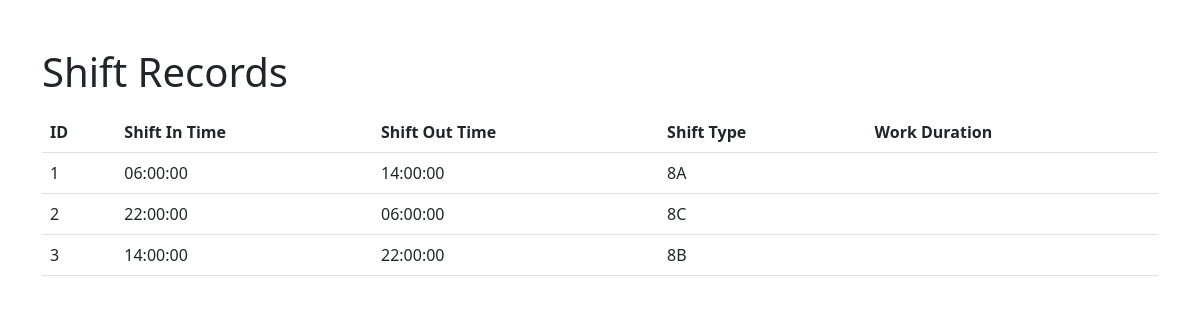
The app's page /shift, older data.
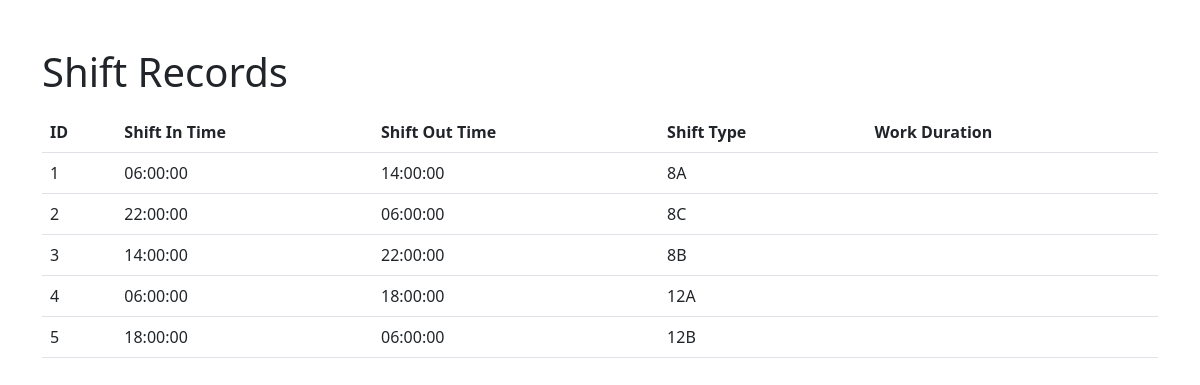
The same page, newer data.
### app/models.py (models this page shows)
class Shift_time(db.Model):
    id = db.Column(db.Integer, primary_key=True)
    shiftIntime = db.Column(db.Time(timezone=True))
    shift_Outtime = db.Column(db.Time(timezone=True))
    shiftType = db.Column(db.String(150))

### app/views.py (the view)
@views.route('/shift')
def viewShift():
    records=Shift_time.query.order_by(Shift_time.id)
    return render_template('shift.html',records=records)

### app/templates/shift.html (shortened to what this page needs)
<!DOCTYPE html>
<html lang="en">
<head>
    <link rel="stylesheet" href="https://cdn.jsdelivr.net/npm/bootstrap@5.3.0/dist/css/bootstrap.min.css">
</head>
<body>
    <div class="container">
        <h1 class="mt-5">Shift Records</h1>
        <table class="table mt-3">
            <thead>
                <tr>
                    <th>ID</th>
                    <th>Shift In Time</th>
                    <th>Shift Out Time</th>
                    <th>Shift Type</th>
                    <th>Work Duration</th>
                </tr>
            </thead>
            <tbody>
                {% for record in records %}
                <tr>
                    <td>{{ record.id }}</td>
                    <td>{{ record.shiftIntime }}</td>
                    <td>{{ record.shift_Outtime }}</td>
                    <td>{{ record.shiftType }}</td>
                    <td>{{ record.work_Duration }}</td>
                </tr>
                {% endfor %}
            </tbody>
        </table>
    </div>
</body>
</html>

Row changes from the older to the newer data that the page shows:
added Shift_time: id "4", shiftIntime "06:00:00", shift_Outtime "18:00:00", shiftType "12A"
added Shift_time: id "5", shiftIntime "18:00:00", shift_Outtime "06:00:00", shiftType "12B"
